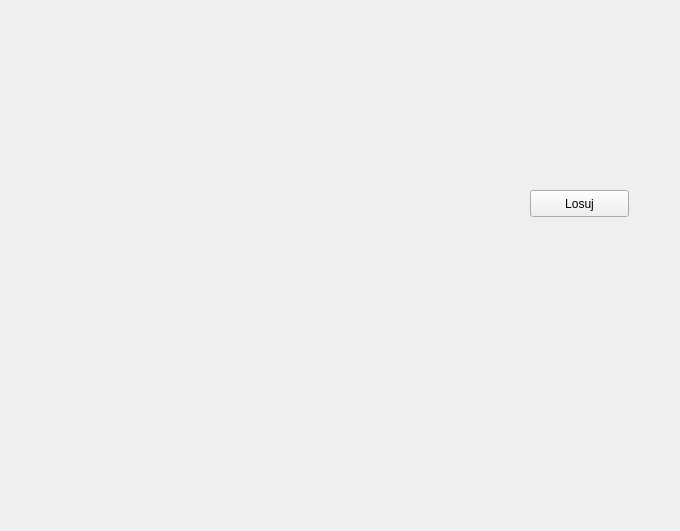
<?xml version="1.0" encoding="UTF-8"?>
<ui version="4.0">
 <class>MainWindow</class>
 <widget class="QMainWindow" name="MainWindow">
  <property name="geometry">
   <rect>
    <x>0</x>
    <y>0</y>
    <width>680</width>
    <height>531</height>
   </rect>
  </property>
  <property name="windowTitle">
   <string>MainWindow</string>
  </property>
  <widget class="QWidget" name="centralwidget">
   <widget class="QWidget" name="widget" native="true">
    <property name="geometry">
     <rect>
      <x>9</x>
      <y>9</y>
      <width>471</width>
      <height>391</height>
     </rect>
    </property>
   </widget>
   <widget class="QPushButton" name="random">
    <property name="geometry">
     <rect>
      <x>530</x>
      <y>190</y>
      <width>99</width>
      <height>27</height>
     </rect>
    </property>
    <property name="text">
     <string>Losuj</string>
    </property>
   </widget>
  </widget>
 </widget>
 <resources/>
 <connections/>
</ui>
